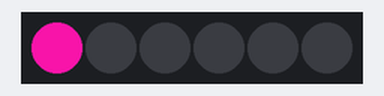
Bench run of a sketch on a simulated Arduino Uno, built with avr-gcc and run on an emulated ATmega328P. Parts: 6 RGB LEDs in strip order, left to right. Dim RGB values are drawn brighter than linear; random numbers use the default seed unless the sketch sets one.

Above: at 0.05 s.
At 4.97 s:
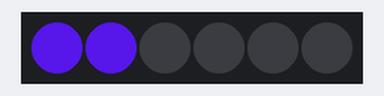
At 9.99 s:
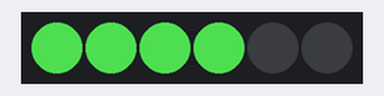
At 19.94 s:
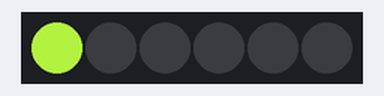
At 29.88 s:
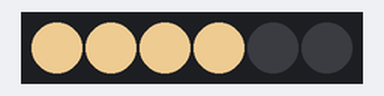
At 39.94 s:
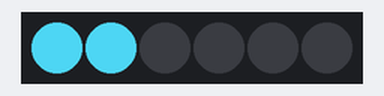
Timing chart, 0 to 40.0 s (numbered marks = the images above):
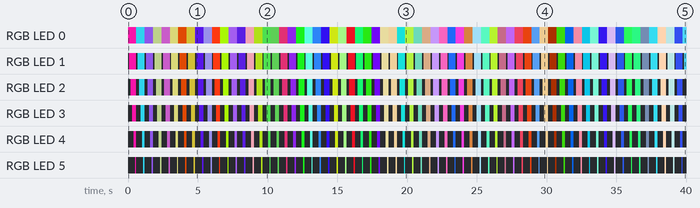

The sketch:

Rainbow_Cycle-AdafruitLED.ino
```cpp
#include <Adafruit_NeoPixel.h>

#define PIN 2   // input pin Neopixel is attached to

#define NUMPIXELS 6 // number of neopixels in strip

Adafruit_NeoPixel pixels = Adafruit_NeoPixel(NUMPIXELS, PIN, NEO_GRB + NEO_KHZ800);

int delayval = 100; // timing delay in milliseconds

int redColor = 0;
int greenColor = 0;
int blueColor = 0;

void setup() {
  // Initialize the NeoPixel library.
  pixels.begin();
}

void loop() {

  pixels.clear(); // Set all pixel colors to 'off'

  setColor();

  for(int i=0; i<NUMPIXELS; i++) { // For each pixel...

    // pixels.Color() takes RGB values, from 0,0,0 up to 255,255,255
    // Here we're using a moderately bright green color:
    pixels.setPixelColor(i, pixels.Color(redColor, greenColor, blueColor));

    pixels.show();   // Send the updated pixel colors to the hardware.

    delay(delayval); // Pause before next pass through loop
  }
}

// setColor()
// picks random values to set for RGB
void setColor(){
  redColor = random(0, 255);
  greenColor = random(0,255);
  blueColor = random(0, 255);
}
```

Measured:
- by itself, RGB LED 1: off → RGB(232, 19, 158) at 0.10 s, → off 0.50 s later, → RGB(38, 175, 197) 0.10 s later, → off 0.50 s later, … (133 changes in this stretch)
- by itself, RGB LED 2: off → RGB(232, 19, 158) at 0.20 s, → off 0.40 s later, → RGB(38, 175, 197) 0.20 s later, → off 0.40 s later, … (132 changes in this stretch)
